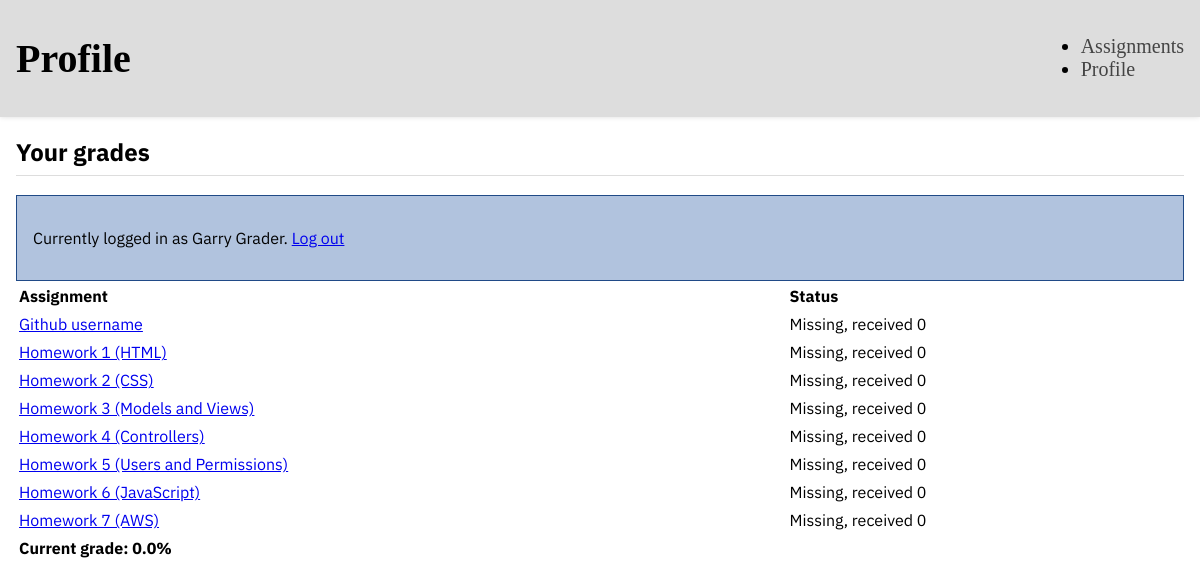
Screenshot of /profile/ (signed in) with the database file from the repository.
### grades/models.py (models this page shows)
class Assignment(models.Model):
    title = models.CharField(max_length=199)
    description = models.TextField(null=True, blank=True)
    deadline = models.DateTimeField()
    weight = models.IntegerField()
    points = models.IntegerField(default=100)

### grades/views.py (the view, shortened to what this page needs)
# urls.py: path('profile/', views.profile),
@login_required
def profile(request):
    user = request.user
    assignments = Assignment.objects.all()
    is_admin = user.is_superuser
    is_ta = user.groups.filter(name="TAs").exists()
    is_student = user.groups.filter(name="Students").exists() or not user.is_authenticated
    student_data = []
    earned_points = 0
    available_points = 0
    for assignment in assignments:
        submission = Submission.objects.filter(assignment=assignment, author=user).first()
        is_due = assignment.deadline < now()
        points = assignment.points
        if submission:
            if submission.score is not None:
                percent = round(float(submission.score) / points * 100, 2)
                status = f"Your submission received {submission.score}/{points} points ({percent}%)"
                earned_points += percent * (points / 100)
                available_points += points
            elif is_due:
                status = "Your submission is being graded"
            else:
                status = "Your submission is submitted"
        else:
            if is_due:
                status = "Missing, received 0"
                available_points += points
            else:
                status = "Not yet submitted"
        student_data.append({
            "assignment": assignment,
            "status": status,
        })
    current_grade = 100.0 if available_points == 0 else round((earned_points / available_points) * 100, 2)
    context = {
        "is_student": True,
        "student_data": student_data,
        "current_grade": current_grade,
        "user": user,
    }
    return render(request, "profile.html", context)

### grades/templates/profile.html (shortened to what this page needs)
<!doctype html>
<link rel="stylesheet" href="/static/main.css">
{% include "header.html" with title="Profile" %}
<main>
    <h2>Your grades</h2>
    <section class="action-card">
        <p>
            Currently logged in as {{ user.get_full_name|default:user.username }}.
            <a href="/profile/login/" role="button">Log out</a>
        </p>
    </section>
    {% if is_ta_or_admin %}
    <table>
        <thead>
            <tr>
                <th>Assignment</th>
                <th class="right">Graded</th>
            </tr>
        </thead>
        <tbody>
            {% for data in profile_data %}
            <tr>
                <td><a href="/{{ data.assignment.id }}/">{{ data.assignment.title }}</a></td>
                <td class="right">{{ data.graded_count }}/{{ data.total_assigned }}</td>
            </tr>
            {% endfor %}
        </tbody>
    </table>
{% elif is_student %}
    <table class="sortable">
        <thead>
            <tr>
                <th>Assignment</th>
                <th>Status</th>
            </tr>
        </thead>
        <tbody>
            {% for data in student_data %}
            <tr>
                <td><a href="/{{ data.assignment.id }}/">{{ data.assignment.title }}</a></td>
                <td>{{ data.status }}</td>
            </tr>
            {% endfor %}
        </tbody>
        <tfoot>
            <tr>
                <td colspan="2"><strong>Current grade: {{ current_grade }}%</strong></td>
            </tr>
        </tfoot>
    </table>
{% endif %}
</main>

### grades/templates/header.html (shortened to what this page needs)
<header>
    <h1>{{ title }}</h1>
    <nav class="navigation-banner">
        <ul>
            <li><a href="/">Assignments</a></li>
            <li><a href="/profile/">Profile</a></li>
        </ul>
    </nav>
</header>

### static/main.css (style rules this page uses)
main { font-family: 'IBM Plex Sans', sans-serif; line-height: 1.25; padding: 0 1rem; margin-bottom: 1rem; }
header { font-size: 1.25rem; background-color: #ddd; box-shadow: 0 0 5px #ddd; padding: 0.5rem 1rem; display: flex; justify-content: space-between; align-items: center; }
header h1 { font-weight: bold; margin-right: 1rem; }
table { line-height: 1.5; width: 100%; }
header nav a { color: #444; font-weight: normal; text-decoration: none; gap: 1rem; }
h2 { font-size: 1.5rem; border-bottom: 1px solid #ddd; padding-bottom: 0.5rem; }
thead th { text-align: left; }
header { background-color: #ddd; box-shadow: 0 0 5px #ddd; padding: 0.5rem 1rem; }
header h1 { font-weight: bold; color: black; }
.action-card { border: 1px solid #204a87; background-color: #b1c3de; padding: 1rem; margin-top: 1rem; display: flex; flex-direction: column; justify-content: space-between; }

### rows the page displays
Assignment: assignment "Github username", status "Missing, received 0"
Assignment: assignment "Homework 1 (HTML)", status "Missing, received 0"
Assignment: assignment "Homework 2 (CSS)", status "Missing, received 0"
Assignment: assignment "Homework 3 (Models and Views)", status "Missing, received 0"
Assignment: assignment "Homework 4 (Controllers)", status "Missing, received 0"
Assignment: assignment "Homework 5 (Users and Permissions)", status "Missing, received 0"
Assignment: assignment "Homework 6 (JavaScript)", status "Missing, received 0"
Assignment: assignment "Homework 7 (AWS)", status "Missing, received 0"

### other values shown
{{ title }} "Profile"
{{ user.get_full_name|default:user.username }} "Garry Grader"
{{ current_grade }} "0.0"
